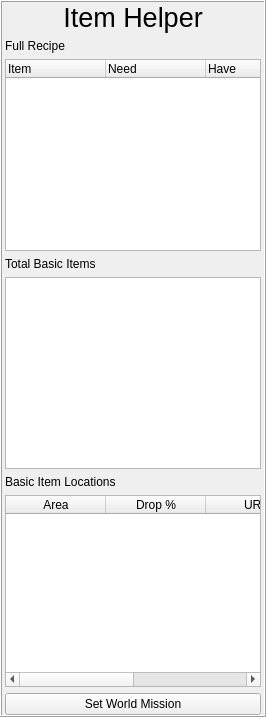
     <widget class="QFrame" name="firefox_item_frame">
      <property name="minimumSize">
       <size>
        <width>250</width>
        <height>0</height>
       </size>
      </property>
      <property name="frameShape">
       <enum>QFrame::Box</enum>
      </property>
      <property name="frameShadow">
       <enum>QFrame::Raised</enum>
      </property>
      <layout class="QVBoxLayout" name="verticalLayout_6">
       <property name="spacing">
        <number>6</number>
       </property>
       <property name="leftMargin">
        <number>3</number>
       </property>
       <property name="topMargin">
        <number>0</number>
       </property>
       <property name="rightMargin">
        <number>3</number>
       </property>
       <property name="bottomMargin">
        <number>0</number>
       </property>
       <item>
        <widget class="QLabel" name="label_24">
         <property name="font">
          <font>
           <pointsize>20</pointsize>
          </font>
         </property>
         <property name="text">
          <string>Item Helper</string>
         </property>
         <property name="alignment">
          <set>Qt::AlignCenter</set>
         </property>
        </widget>
       </item>
       <item>
        <widget class="QLabel" name="label_25">
         <property name="text">
          <string>Full Recipe</string>
         </property>
        </widget>
       </item>
       <item>
        <widget class="QTreeWidget" name="firefox_recipe">
         <property name="horizontalScrollBarPolicy">
          <enum>Qt::ScrollBarAlwaysOff</enum>
         </property>
         <property name="columnCount">
          <number>3</number>
         </property>
         <column>
          <property name="text">
           <string>Item</string>
          </property>
         </column>
         <column>
          <property name="text">
           <string>Need</string>
          </property>
         </column>
         <column>
          <property name="text">
           <string>Have</string>
          </property>
         </column>
        </widget>
       </item>
       <item>
        <widget class="QLabel" name="label_26">
         <property name="text">
          <string>Total Basic Items</string>
         </property>
        </widget>
       </item>
       <item>
        <widget class="QListWidget" name="firefox_items"/>
       </item>
       <item>
        <widget class="QLabel" name="label_28">
         <property name="text">
          <string>Basic Item Locations</string>
         </property>
        </widget>
       </item>
       <item>
        <widget class="QTableWidget" name="firefox_locations">
         <property name="editTriggers">
          <set>QAbstractItemView::NoEditTriggers</set>
         </property>
         <property name="selectionMode">
          <enum>QAbstractItemView::SingleSelection</enum>
         </property>
         <property name="selectionBehavior">
          <enum>QAbstractItemView::SelectRows</enum>
         </property>
         <column>
          <property name="text">
           <string>Area</string>
          </property>
         </column>
         <column>
          <property name="text">
           <string>Drop %</string>
          </property>
         </column>
         <column>
          <property name="text">
           <string>URL</string>
          </property>
         </column>
         <column>
          <property name="text">
           <string>Misison</string>
          </property>
         </column>
        </widget>
       </item>
       <item>
        <widget class="QPushButton" name="firefox_world_shortcut">
         <property name="text">
          <string>Set World Mission</string>
         </property>
        </widget>
       </item>
      </layout>
     </widget>
